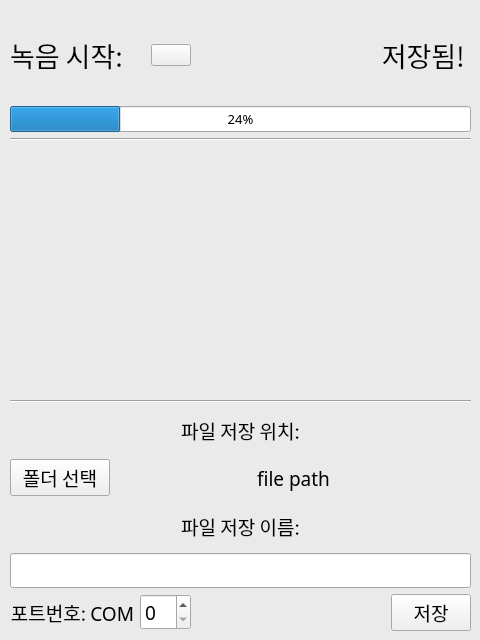
<?xml version="1.0" encoding="UTF-8"?>
<ui version="4.0">
 <class>MainWindow</class>
 <widget class="QMainWindow" name="MainWindow">
  <property name="geometry">
   <rect>
    <x>0</x>
    <y>0</y>
    <width>480</width>
    <height>640</height>
   </rect>
  </property>
  <property name="minimumSize">
   <size>
    <width>480</width>
    <height>640</height>
   </size>
  </property>
  <property name="maximumSize">
   <size>
    <width>480</width>
    <height>640</height>
   </size>
  </property>
  <property name="palette">
   <palette>
    <active>
     <colorrole role="Base">
      <brush brushstyle="SolidPattern">
       <color alpha="255">
        <red>255</red>
        <green>255</green>
        <blue>255</blue>
       </color>
      </brush>
     </colorrole>
     <colorrole role="Window">
      <brush brushstyle="SolidPattern">
       <color alpha="255">
        <red>234</red>
        <green>234</green>
        <blue>234</blue>
       </color>
      </brush>
     </colorrole>
    </active>
    <inactive>
     <colorrole role="Base">
      <brush brushstyle="SolidPattern">
       <color alpha="255">
        <red>255</red>
        <green>255</green>
        <blue>255</blue>
       </color>
      </brush>
     </colorrole>
     <colorrole role="Window">
      <brush brushstyle="SolidPattern">
       <color alpha="255">
        <red>234</red>
        <green>234</green>
        <blue>234</blue>
       </color>
      </brush>
     </colorrole>
    </inactive>
    <disabled>
     <colorrole role="Base">
      <brush brushstyle="SolidPattern">
       <color alpha="255">
        <red>234</red>
        <green>234</green>
        <blue>234</blue>
       </color>
      </brush>
     </colorrole>
     <colorrole role="Window">
      <brush brushstyle="SolidPattern">
       <color alpha="255">
        <red>234</red>
        <green>234</green>
        <blue>234</blue>
       </color>
      </brush>
     </colorrole>
    </disabled>
   </palette>
  </property>
  <property name="mouseTracking">
   <bool>false</bool>
  </property>
  <property name="windowTitle">
   <string>ADSync - made by Jooney Han</string>
  </property>
  <property name="autoFillBackground">
   <bool>false</bool>
  </property>
  <property name="styleSheet">
   <string notr="true"/>
  </property>
  <widget class="QWidget" name="centralwidget">
   <widget class="QWidget" name="verticalLayoutWidget">
    <property name="geometry">
     <rect>
      <x>10</x>
      <y>400</y>
      <width>461</width>
      <height>231</height>
     </rect>
    </property>
    <layout class="QVBoxLayout" name="verticalLayout">
     <item>
      <widget class="Line" name="line">
       <property name="orientation">
        <enum>Qt::Horizontal</enum>
       </property>
      </widget>
     </item>
     <item>
      <widget class="QLabel" name="GraphLabel">
       <property name="font">
        <font>
         <family>AppleSDGothicNeoB00</family>
         <pointsize>14</pointsize>
        </font>
       </property>
       <property name="text">
        <string>파일 저장 위치:</string>
       </property>
       <property name="alignment">
        <set>Qt::AlignCenter</set>
       </property>
      </widget>
     </item>
     <item>
      <layout class="QHBoxLayout" name="horizontalLayout_3">
       <item>
        <widget class="QPushButton" name="GetFileDiagButton">
         <property name="maximumSize">
          <size>
           <width>100</width>
           <height>16777215</height>
          </size>
         </property>
         <property name="font">
          <font>
           <family>AppleSDGothicNeoB00</family>
           <pointsize>14</pointsize>
          </font>
         </property>
         <property name="text">
          <string>폴더 선택</string>
         </property>
        </widget>
       </item>
       <item>
        <widget class="QLabel" name="FilePath">
         <property name="font">
          <font>
           <family>AppleSDGothicNeoB00</family>
           <pointsize>14</pointsize>
          </font>
         </property>
         <property name="text">
          <string>file path</string>
         </property>
         <property name="alignment">
          <set>Qt::AlignCenter</set>
         </property>
        </widget>
       </item>
      </layout>
     </item>
     <item>
      <widget class="QLabel" name="PressureLabel">
       <property name="font">
        <font>
         <family>AppleSDGothicNeoB00</family>
         <pointsize>14</pointsize>
        </font>
       </property>
       <property name="text">
        <string>파일 저장 이름:</string>
       </property>
       <property name="alignment">
        <set>Qt::AlignCenter</set>
       </property>
      </widget>
     </item>
     <item>
      <widget class="QLineEdit" name="FilenameLineEdit">
       <property name="font">
        <font>
         <family>AppleSDGothicNeoB00</family>
         <pointsize>14</pointsize>
        </font>
       </property>
      </widget>
     </item>
     <item>
      <layout class="QHBoxLayout" name="horizontalLayout_2">
       <item>
        <widget class="QLabel" name="PortLabel">
         <property name="font">
          <font>
           <family>AppleSDGothicNeoB00</family>
           <pointsize>14</pointsize>
          </font>
         </property>
         <property name="text">
          <string>포트번호: COM</string>
         </property>
         <property name="alignment">
          <set>Qt::AlignRight|Qt::AlignTrailing|Qt::AlignVCenter</set>
         </property>
        </widget>
       </item>
       <item>
        <widget class="QSpinBox" name="PortSpinBox">
         <property name="maximumSize">
          <size>
           <width>16777215</width>
           <height>16777215</height>
          </size>
         </property>
         <property name="font">
          <font>
           <family>AppleSDGothicNeoB00</family>
           <pointsize>14</pointsize>
          </font>
         </property>
         <property name="buttonSymbols">
          <enum>QAbstractSpinBox::UpDownArrows</enum>
         </property>
        </widget>
       </item>
       <item>
        <spacer name="horizontalSpacer">
         <property name="orientation">
          <enum>Qt::Horizontal</enum>
         </property>
         <property name="sizeHint" stdset="0">
          <size>
           <width>40</width>
           <height>20</height>
          </size>
         </property>
        </spacer>
       </item>
       <item>
        <widget class="QPushButton" name="SaveButton">
         <property name="font">
          <font>
           <family>AppleSDGothicNeoB00</family>
           <pointsize>14</pointsize>
          </font>
         </property>
         <property name="cursor">
          <cursorShape>PointingHandCursor</cursorShape>
         </property>
         <property name="text">
          <string>저장</string>
         </property>
        </widget>
       </item>
      </layout>
     </item>
    </layout>
   </widget>
   <widget class="QWidget" name="verticalLayoutWidget_2">
    <property name="geometry">
     <rect>
      <x>10</x>
      <y>10</y>
      <width>461</width>
      <height>131</height>
     </rect>
    </property>
    <layout class="QVBoxLayout" name="verticalLayout_2">
     <item>
      <layout class="QHBoxLayout" name="horizontalLayout">
       <item>
        <widget class="QLabel" name="StartRecordLabel">
         <property name="maximumSize">
          <size>
           <width>135</width>
           <height>16777215</height>
          </size>
         </property>
         <property name="font">
          <font>
           <family>AppleSDGothicNeoB00</family>
           <pointsize>20</pointsize>
          </font>
         </property>
         <property name="text">
          <string>녹음 시작:</string>
         </property>
         <property name="alignment">
          <set>Qt::AlignLeading|Qt::AlignLeft|Qt::AlignVCenter</set>
         </property>
        </widget>
       </item>
       <item>
        <widget class="QPushButton" name="RecordButton">
         <property name="enabled">
          <bool>true</bool>
         </property>
         <property name="sizePolicy">
          <sizepolicy hsizetype="Fixed" vsizetype="Fixed">
           <horstretch>0</horstretch>
           <verstretch>0</verstretch>
          </sizepolicy>
         </property>
         <property name="cursor">
          <cursorShape>PointingHandCursor</cursorShape>
         </property>
         <property name="text">
          <string/>
         </property>
         <property name="icon">
          <iconset>
           <normaloff>../사진/startrecode.png</normaloff>../사진/startrecode.png</iconset>
         </property>
         <property name="iconSize">
          <size>
           <width>50</width>
           <height>50</height>
          </size>
         </property>
         <property name="autoDefault">
          <bool>false</bool>
         </property>
         <property name="default">
          <bool>false</bool>
         </property>
         <property name="flat">
          <bool>false</bool>
         </property>
        </widget>
       </item>
       <item>
        <widget class="QLabel" name="label">
         <property name="font">
          <font>
           <family>AppleSDGothicNeoB00</family>
           <pointsize>20</pointsize>
          </font>
         </property>
         <property name="text">
          <string>저장됨! </string>
         </property>
         <property name="alignment">
          <set>Qt::AlignRight|Qt::AlignTrailing|Qt::AlignVCenter</set>
         </property>
        </widget>
       </item>
      </layout>
     </item>
     <item>
      <widget class="QProgressBar" name="ProgressBar">
       <property name="font">
        <font>
         <family>AppleSDGothicNeoB00</family>
         <pointsize>10</pointsize>
        </font>
       </property>
       <property name="value">
        <number>24</number>
       </property>
       <property name="alignment">
        <set>Qt::AlignCenter</set>
       </property>
       <property name="textVisible">
        <bool>true</bool>
       </property>
      </widget>
     </item>
     <item>
      <widget class="Line" name="line_2">
       <property name="orientation">
        <enum>Qt::Horizontal</enum>
       </property>
      </widget>
     </item>
    </layout>
   </widget>
   <widget class="QLabel" name="ShowGraphLabel">
    <property name="geometry">
     <rect>
      <x>10</x>
      <y>150</y>
      <width>461</width>
      <height>231</height>
     </rect>
    </property>
    <property name="contextMenuPolicy">
     <enum>Qt::DefaultContextMenu</enum>
    </property>
    <property name="text">
     <string/>
    </property>
    <property name="alignment">
     <set>Qt::AlignCenter</set>
    </property>
   </widget>
  </widget>
 </widget>
 <resources/>
 <connections/>
</ui>
